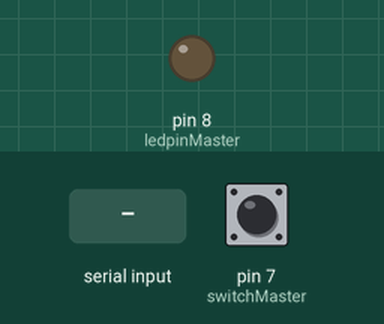
This sketch was run on a simulated Arduino Uno, built with avr-gcc and run on an emulated ATmega328P. Shown: output pins drawn as LEDs (lit = HIGH). Inputs (shaded band) come from the test bench; at power-on: pin 7 (switchMaster) LOW. What the sketch prints to the serial monitor is not drawn.

Above: at 1.2 s.
1.3 s: "1" received over Serial
At 2.1 s:
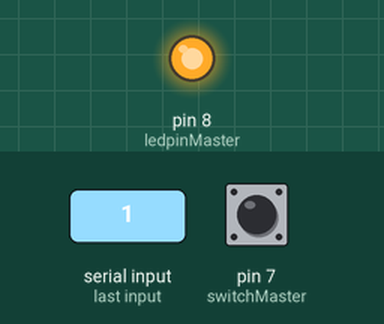
2.8 s: "0" received over Serial
At 3.5 s:
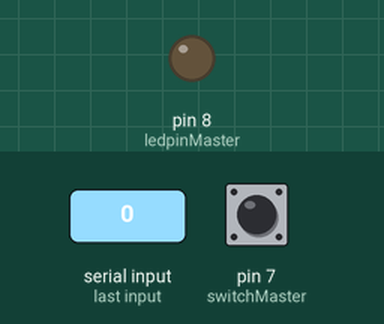
Timing chart, 0 to 5.8 s (numbered marks = the images above; inputs shaded):
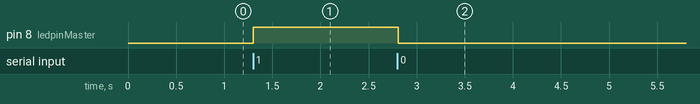

The sketch:

master.ino
```cpp
//Code for master module//

#define ledpinMaster 8
#define switchMaster 7
int dataFromSlave = 0;

void setup() {
  pinMode(ledpinMaster, OUTPUT);
  digitalWrite(ledpinMaster, LOW);
  pinMode(switchMaster, INPUT);
  digitalWrite(switchMaster,LOW);
  Serial.begin(9600); // Default baud rate of the Bluetooth module
}
void loop() {
 if(Serial.available() > 0){ // Checks whether data is comming from the serial port
   dataFromSlave = Serial.read(); // Reads the data from the serial port and store it in dataFromSlave variable
 }
 // Controlling the Buzzer
 if (dataFromSlave == '1') {
  digitalWrite(ledpinMaster, HIGH); // led ON
 }
 else if (dataFromSlave == '0') {
  digitalWrite(ledpinMaster, LOW); // led OFF
 }

 // Reading the masterSwitchValue
 int masterSwitchValue = digitalRead(switchMaster);
 if (masterSwitchValue == HIGH) {
   Serial.write('1'); // Sends '1' to the master to turn on led
 }
 else {
   Serial.write('0');
 }
 delay(10);
}
```

Measured:
- after the input at 1.3 s, pin 8 (ledpinMaster): LOW → HIGH at once
- after the input at 2.8 s, pin 8 (ledpinMaster): HIGH → LOW at once
